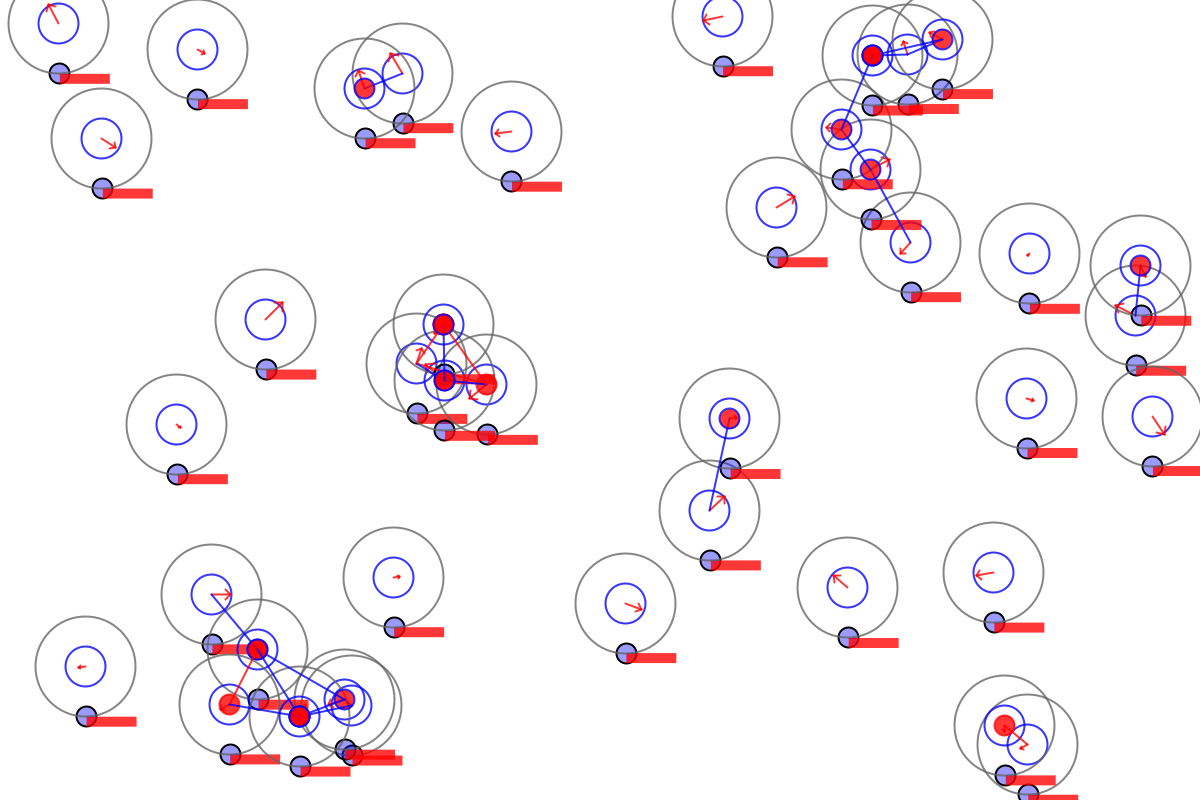
Frame 1 (no input)
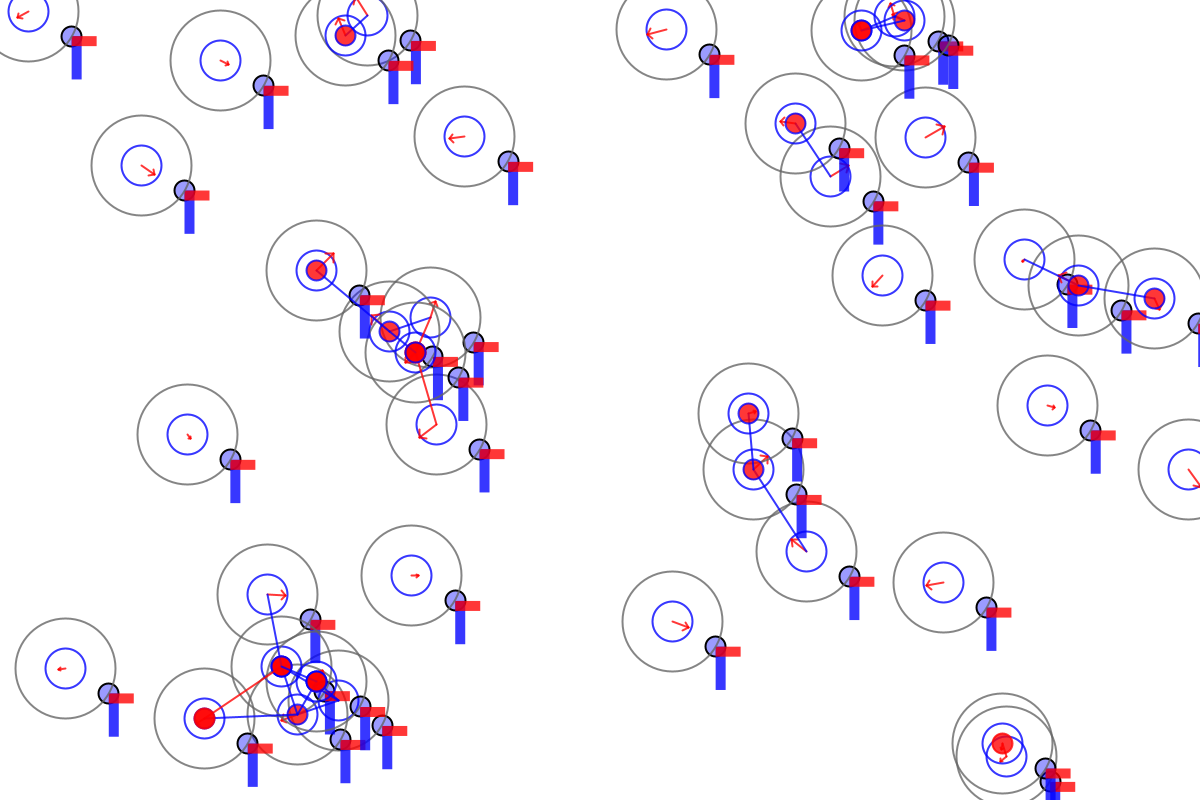
Frame 60 (the mouse pressed at the canvas centre just before this capture)
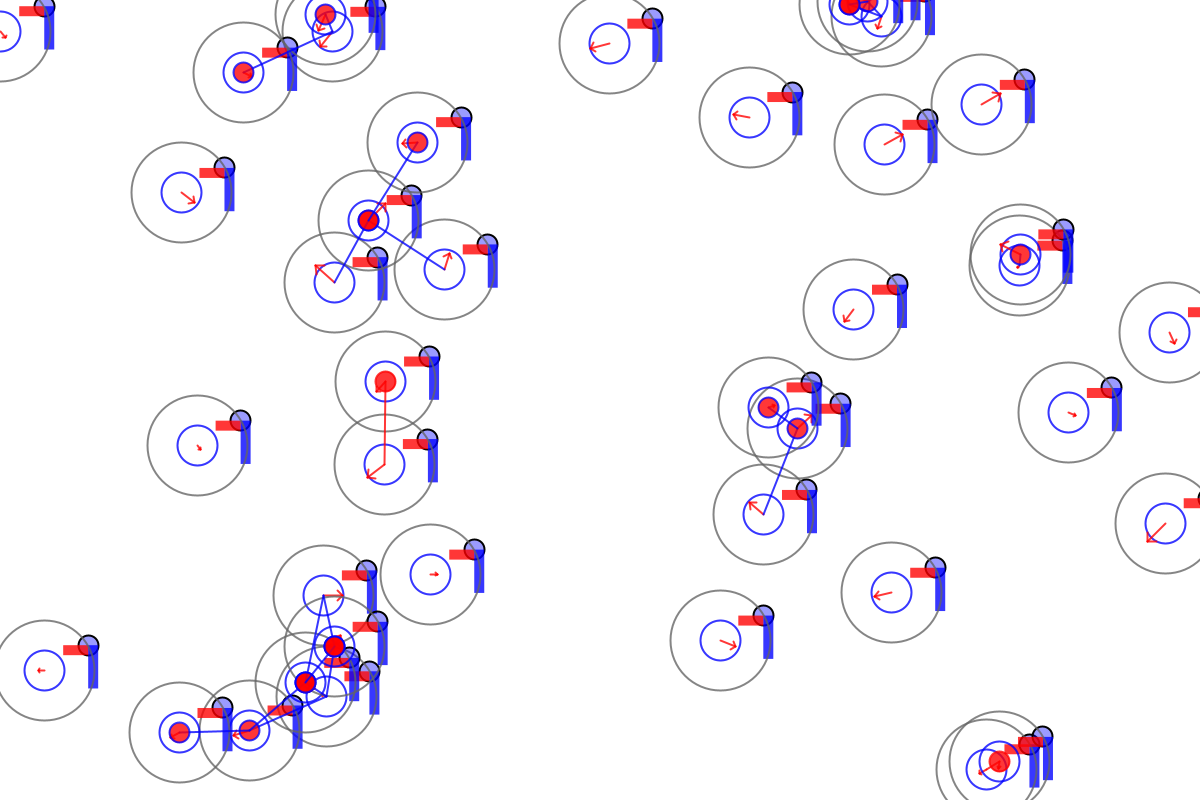
Frame 120 (the mouse held since frame 60 and released just before this capture)

The Processing sketch that drew these frames (run headless with seeded random() and noise(); from frame 60 on, the mouse is pressed at the canvas centre):

// Processing sketch: processing_151769
// ── processing_151769.pde

/*
 * Creative Coding
 * Week 3, 06 - rule-based system
 * by Indae Hwang and Jon McCormack
 * Copyright (c) 2014 Monash University
 *
 * This sketch draws a series of moving Elements (circles) according to the following rules:
 * - start from a random position and move in a constant random direction
 * - if the point reaches the boundary of the screen move in the opposite direction with new velocity
 * - if the circles intersect then draw a line connecting their centres, colouring the line based on the circle being odd or even
 */

float[] x;      // position
float[] y;
float[] xInc;   // change per frame
float[] yInc;
int numArray;   // number of elements

float proximity;  // if distance between elements < proximity then draw a line between them

float ball_x, ball_y;
float center_x, center_y;
float radius;

void setup() {
  size(1200, 800);

  numArray = 40;

  radius = 50;

  // allocate arrays
  x= new float[numArray];
  y= new float[numArray];
  xInc= new float[numArray];
  yInc= new float[numArray];

  proximity = 100;   // influence distance

  // random starting position and direction
  for (int i=0; i<numArray; i++) {
    x[i] = random(width);
    y[i] = random(height);
    xInc[i] = random(-1, 1);
    yInc[i] = random(-1, 1);
  }

  strokeWeight(2);
}

void draw() {

  background(255,200);


  float radians = radians(frameCount);
  int angleForSinCosBall = frameCount%360;
  int increaseForSinCosBall = angleForSinCosBall;
  float radiansForSinCosBall= radians(angleForSinCosBall);
  
  
  // iterate over each point
  for (int i=0; i<numArray; i++) {

    x[i] += xInc[i];
    y[i] += yInc[i];

  ball_x = x[i] + radius*sin(radians);
  ball_y = y[i] + radius*cos(radians);

  //rotating ball
    fill(0,0,255,100);
    stroke(0);
    ellipse(ball_x, ball_y, 20, 20);

  //rect fill or ellipse
    noStroke();  
    fill(0, 0, 255,200);
    rect(ball_x, ball_y, 10, radius*sin(radiansForSinCosBall) );
    //ellipse(ball_x, ball_y, 30, radius*sin(radiansForSinCosBall) );
    fill(255, 0, 0,200);
    rect(ball_x, ball_y, 1*radius*cos(radiansForSinCosBall), 10 );
    //ellipse(ball_x, ball_y, radius*cos(radiansForSinCosBall), 20 );
  
    // bounce off the sides of the window
    if (x[i] > width || x[i] < 0) {
      xInc[i] = xInc[i] > 0 ? -random(1) : random(1);
    }

    if (y[i] > height || y[i] < 0 ) {
      yInc[i] = yInc[i] > 0 ? -random(1) : random(1);
    }

    drawElement(x[i], y[i], xInc[i], yInc[i]);
    
  }



  for (int i=0; i<numArray; i++) {
    for (int j=0; j<i; j++) {
      float dist = dist(x[i], y[i], x[j], y[j]  );
      if (dist < proximity) {
        if (i%2 == 0 || j%2==0) {
          stroke(0, 0, 255, 200);
        } 
        else {
          stroke(255, 0, 0, 200);
        }
        line(x[i], y[i], x[j], y[j]);
        fill(255, 0, 0,200);
        ellipse(x[i], y[i], 20, 20);
        
        
        
      }
    }
  }
}

void drawElement(float x, float y, float dx, float dy ) {

  // draw the point in red
  noFill();
  stroke(0, 0,255,200);
  ellipse(x, y,40,40);

  // draw an arrow in the current direction of travel
  stroke(255,0,0, 200);
  float endX = x + (dx*20);
  float endY = y + (dy*20);
  float arX = x + (dx*15);
  float arY = y + (dy*15);
  line(x, y, endX, endY);
  line(endX, endY, arX + (dy * 5), arY - (dx * 5));
  line(endX, endY, arX - (dy * 5), arY + (dx * 5));


  // draw the boundary of proximity
  stroke(100, 200);
  ellipse(x, y, proximity, proximity);
}
